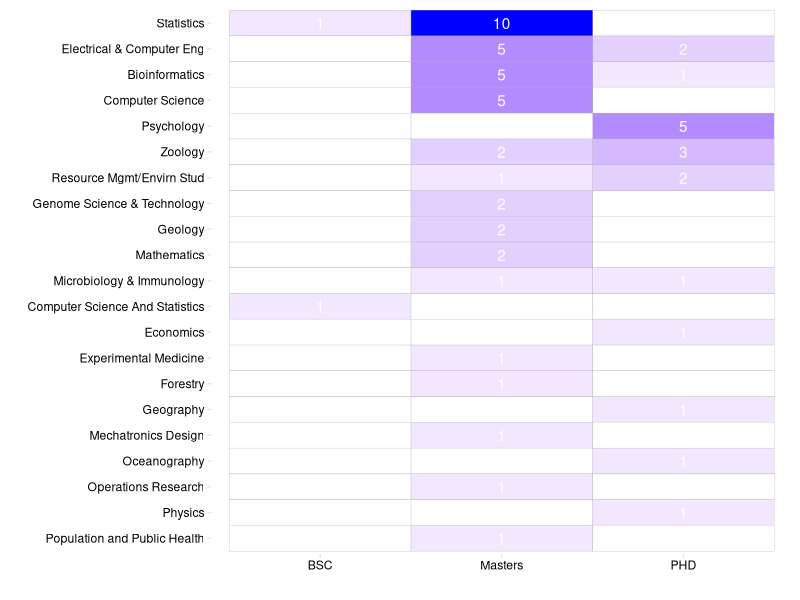

The R script that drew this image:
## ---- chunk 1
library(tidyr)
library(ggplot2)
library(grid)

# setwd('_drafts/2015-09-25-stat545-enrollment/')
data <- read.delim('data/2015_STAT545_enrollment.csv', sep=",")
## ---- chunk 2
databysubject <- gather(data, Program, Count, -Subject)
ggplot(subset(databysubject, subset = (databysubject$Program != "Total")),
       aes(y=Subject, x=Program, fill=Count, label=Count)) +
  geom_tile(color="grey70") +
  geom_text(color="white") +
  xlab("") +
  ylab("") +
  scale_fill_gradient(low="white", high="blue") +
  #scale_y_discrete(limits = rev(levels(data$Subject))) +
  scale_y_discrete(limits = rev(as.character(data$Subject))) +
  guides(fill=FALSE) +
  theme(panel.background = element_blank(),
        panel.border = element_blank(),
        panel.grid.major = element_blank(),
        axis.ticks.margin = unit(c(0.1,-1), 'lines'),
        axis.ticks = element_line(colour="grey90"),
        axis.text = element_text(colour="black"))
